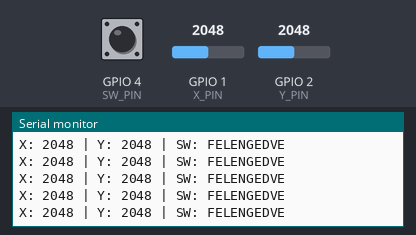
Bench run of a program on a simulated ESP32-S2. Parts: the last lines printed to the serial monitor. The inputs (shaded band) are chosen by the test bench; at power-on: GPIO 4 (SW_PIN) HIGH, GPIO 1 (X_PIN) = 2048, GPIO 2 (Y_PIN) = 2048.

Above: at 2.2 s.
2.3 s: GPIO 4 (SW_PIN) pulled LOW for 0.25 s
At 2.56 s:
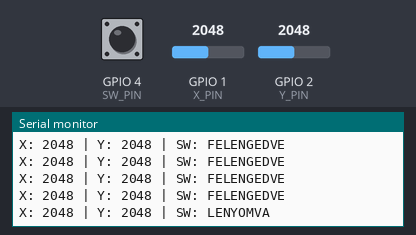
4.0 s: GPIO 1 (X_PIN) set to 2866
At 4.16 s:
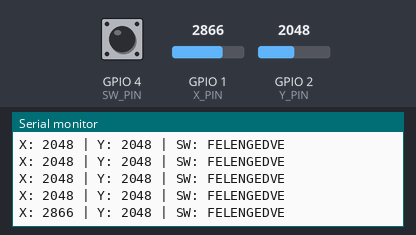
5.5 s: GPIO 2 (Y_PIN) set to 2866
At 5.57 s:
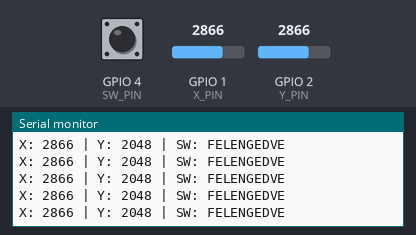
7.0 s: GPIO 4 (SW_PIN) pulled LOW for 1 s
At 7.17 s:
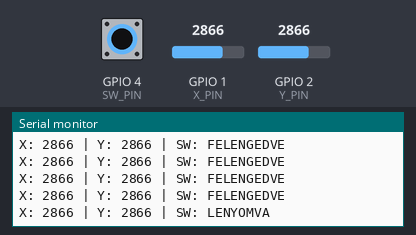
9.5 s: GPIO 1 (X_PIN) set to 3603
At 9.58 s:
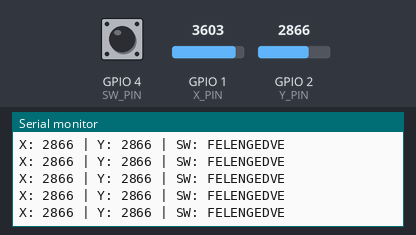
11.0 s: GPIO 2 (Y_PIN) set to 3603
At 11.18 s:
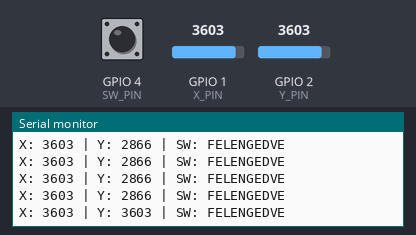
Timing chart, 0 to 13.5 s (numbered marks = the images above; inputs shaded):
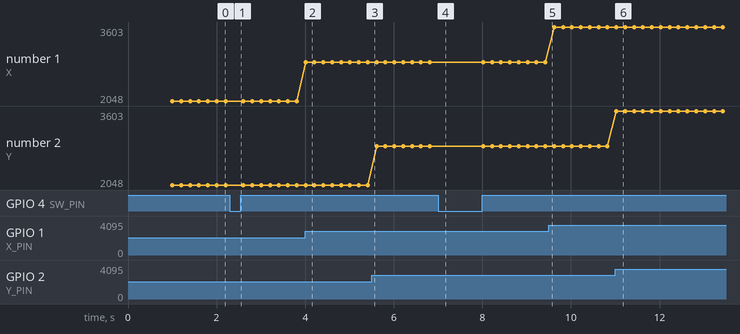

The program:

main.cpp
```cpp
#include <Arduino.h>

#define X_PIN 1
#define Y_PIN 2
#define SW_PIN 4

void setup() {
  Serial.begin(115200);
  delay(1000);

  pinMode(SW_PIN, INPUT_PULLUP);  // Gomb felhúzóellenállással
  Serial.println("Joystick értékek olvasása elindult!");
}

void loop() {
  int xValue = analogRead(X_PIN);  // X tengely
  int yValue = analogRead(Y_PIN);  // Y tengely
  int swValue = digitalRead(SW_PIN); // Gomb (0 = lenyomva, 1 = felengedve)

  Serial.print("X: ");
  Serial.print(xValue);
  Serial.print(" | Y: ");
  Serial.print(yValue);
  Serial.print(" | SW: ");
  Serial.println(swValue == LOW ? "LENYOMVA" : "FELENGEDVE");

  delay(200);  // Kis szünet az olvashatóság kedvéért
}
```

Measured:
- after the input at 2.3 s, the serial monitor: prints a new line after 0.10 s (image 1)
- after the input at 4.0 s, the serial monitor: prints a new line at once (image 2)
- after the input at 7.0 s, the serial monitor: prints a new line at once (image 4)
- after the input at 11.0 s, the serial monitor: prints a new line at once (image 6)
- plotted number 1: 2048 → 2866 after the input at 4.0 s, 2866 → 3603 after the input at 9.5 s
